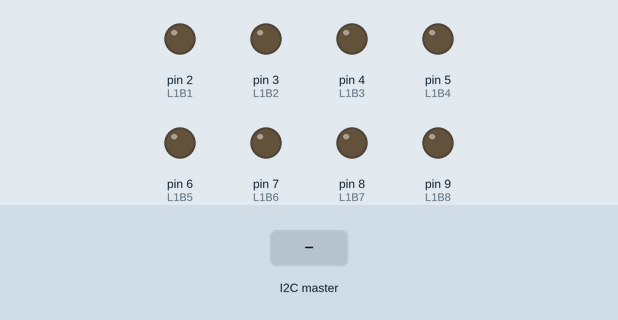
The sketch below on a simulated Arduino Uno, built with avr-gcc and run on an emulated ATmega328P. Parts: output pins drawn as LEDs (lit = HIGH). The inputs (shaded band) are chosen by the test bench.

Above: at 1.2 s.
1.3 s: the I2C master sends the byte 1
At 2.5 s:
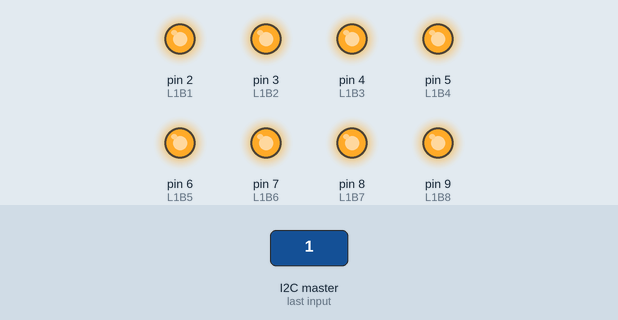
2.8 s: the I2C master sends the byte 0
At 3.9 s:
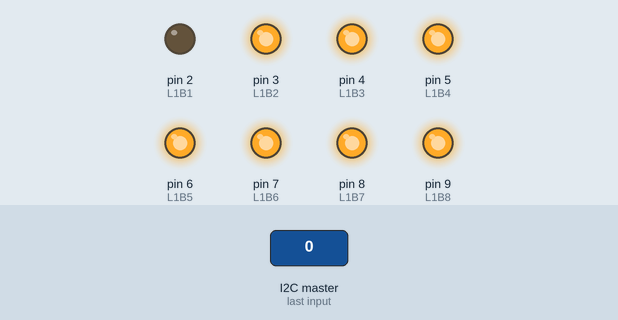
4.3 s: the I2C master sends the byte 2
At 5.0 s:
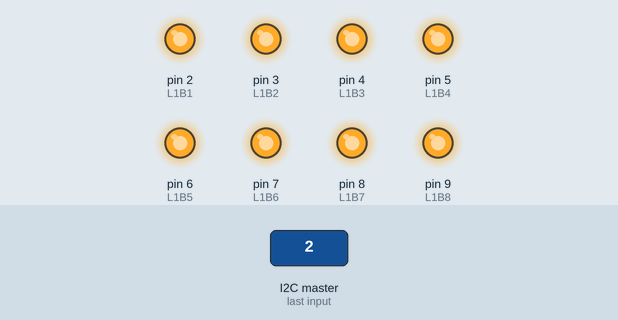
Timing chart, 0 to 7.3 s (numbered marks = the images above; inputs shaded):
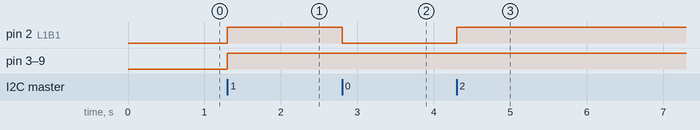

Measured:
- after the input at 1.3 s, pin 2 (L1B1), pin 3 (L1B2), pin 4 (L1B3), pin 5 (L1B4), pin 6 (L1B5), pin 7 (L1B6), pin 8 (L1B7), pin 9 (L1B8): LOW → HIGH at once
- after the input at 2.8 s, pin 2 (L1B1): HIGH → LOW at once
- after the input at 4.3 s, pin 2 (L1B1): LOW → HIGH at once

The sketch:

test3_2Slave.ino
```cpp
#include <Wire.h>

byte eingabeDaten[8];
int L1B1 = 2;
int L1B2 = 3;
int L1B3 = 4;
int L1B4 = 5;
int L1B5 = 6;
int L1B6 = 7;
int L1B7 = 8;
int L1B8 = 9;
void setup()
{
  pinMode(L1B1,OUTPUT);
  pinMode(L1B2,OUTPUT);
  pinMode(L1B3,OUTPUT);
  pinMode(L1B4,OUTPUT);
  pinMode(L1B5,OUTPUT);
  pinMode(L1B6,OUTPUT);
  pinMode(L1B7,OUTPUT);
  pinMode(L1B8,OUTPUT);

  Wire.onReceive(receiveEvent);
  Wire.begin(4); //Slaveadresse
  }

void loop()
{
  delay(50);
}

void receiveEvent(int howMany1)
{
  for(int i = 0; i<8;i++)
  {
  eingabeDaten[i] = Wire.read();
  }
  digitalWrite(L1B1,eingabeDaten[0]);
  digitalWrite(L1B2,eingabeDaten[1]);
  digitalWrite(L1B3,eingabeDaten[2]);
  digitalWrite(L1B4,eingabeDaten[3]);
  digitalWrite(L1B5,eingabeDaten[4]);
  digitalWrite(L1B6,eingabeDaten[5]);
  digitalWrite(L1B7,eingabeDaten[6]);
  digitalWrite(L1B8,eingabeDaten[7]);
}
```
